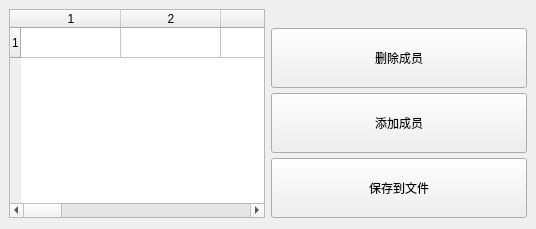
       <widget class="QWidget" name="goods">
        <layout class="QGridLayout" name="gridLayout_6" columnstretch="2,0,0,0">
         <property name="leftMargin">
          <number>9</number>
         </property>
         <property name="topMargin">
          <number>9</number>
         </property>
         <property name="rightMargin">
          <number>9</number>
         </property>
         <item row="0" column="3">
          <widget class="QWidget" name="widget" native="true">
           <property name="styleSheet">
            <string notr="true"/>
           </property>
           <layout class="QVBoxLayout" name="verticalLayout_5" stretch="0,0,0,0">
            <property name="spacing">
             <number>5</number>
            </property>
            <property name="leftMargin">
             <number>0</number>
            </property>
            <property name="topMargin">
             <number>0</number>
            </property>
            <property name="rightMargin">
             <number>0</number>
            </property>
            <property name="bottomMargin">
             <number>0</number>
            </property>
            <item>
             <layout class="QGridLayout" name="gridLayout_3">
              <property name="horizontalSpacing">
               <number>0</number>
              </property>
              <property name="verticalSpacing">
               <number>11</number>
              </property>
              <item row="0" column="0">
               <widget class="QLabel" name="label">
                <property name="styleSheet">
                 <string notr="true">image: url(:/图片6.png);</string>
                </property>
                <property name="text">
                 <string/>
                </property>
               </widget>
              </item>
             </layout>
            </item>
            <item>
             <widget class="PrimaryPushButton" name="pushButton_goods_del">
              <property name="minimumSize">
               <size>
                <width>256</width>
                <height>60</height>
               </size>
              </property>
              <property name="styleSheet">
               <string notr="true">PushButton, ToolButton, ToggleButton, ToggleToolButton {
	font: 15pt &quot;幼圆&quot;;
    color: black;
    background: rgba(255, 255, 255, 0.7);
    border: 1px solid rgba(0, 0, 0, 0.073);
    border-bottom: 1px solid rgba(0, 0, 0, 0.183);
    border-radius: 10px;
    /* font: 14px 'Segoe UI', 'Microsoft YaHei'; */
    padding: 5px 12px 6px 12px;
    outline: none;
}

ToolButton {
    padding: 5px 9px 6px 8px;
}

PushButton[isPlaceholderText=true] {
    color: rgba(0, 0, 0, 0.6063);
}

PushButton[hasIcon=false] {
    padding: 5px 12px 6px 12px;
}

PushButton[hasIcon=true] {
    padding: 5px 12px 6px 36px;
}

DropDownToolButton, PrimaryDropDownToolButton {
    padding: 5px 31px 6px 8px;
}

DropDownPushButton[hasIcon=false],
PrimaryDropDownPushButton[hasIcon=false] {
    padding: 5px 31px 6px 12px;
}

DropDownPushButton[hasIcon=true],
PrimaryDropDownPushButton[hasIcon=true] {
    padding: 5px 31px 6px 36px;
}

PushButton:hover, ToolButton:hover, ToggleButton:hover, ToggleToolButton:hover {
    background: rgba(249, 249, 249, 0.5);
}

PushButton:pressed, ToolButton:pressed, ToggleButton:pressed, ToggleToolButton:pressed {
    color: rgba(0, 0, 0, 0.63);
    background: rgba(249, 249, 249, 0.3);
    border-bottom: 1px solid rgba(0, 0, 0, 0.073);
}

PushButton:disabled, ToolButton:disabled, ToggleButton:disabled, ToggleToolButton:disabled {
    color: rgba(0, 0, 0, 0.36);
    background: rgba(249, 249, 249, 0.3);
    border: 1px solid rgba(0, 0, 0, 0.06);
    border-bottom: 1px solid rgba(0, 0, 0, 0.06);
}


PrimaryPushButton,
PrimaryToolButton,
ToggleButton:checked,
ToggleToolButton:checked {
    color: white;
    background-color: #5f9ea0;
    border: 1px solid #00a7b3;
    border-bottom: 1px solid #007780;
}

PrimaryPushButton:hover,
PrimaryToolButton:hover,
ToggleButton:checked:hover,
ToggleToolButton:checked:hover {
    background-color: #00a7b3;
    border: 1px solid #2daab3;
    border-bottom: 1px solid #007780;
}

PrimaryPushButton:pressed,
PrimaryToolButton:pressed,
ToggleButton:checked:pressed,
ToggleToolButton:checked:pressed {
    color: rgba(255, 255, 255, 0.63);
    background-color: #3eabb3;
    border: 1px solid #3eabb3;
}

PrimaryPushButton:disabled,
PrimaryToolButton:disabled,
ToggleButton:checked:disabled,
ToggleToolButton:checked:disabled {
    color: rgba(255, 255, 255, 0.9);
    background-color: rgb(205, 205, 205);
    border: 1px solid rgb(205, 205, 205);
}

SplitDropButton,
PrimarySplitDropButton {
    border-left: none;
    border-top-left-radius: 0;
    border-bottom-left-radius: 0;
}

#splitPushButton,
#splitToolButton,
#primarySplitPushButton,
#primarySplitToolButton {
    border-top-right-radius: 0;
    border-bottom-right-radius: 0;
}

#splitPushButton:pressed,
#splitToolButton:pressed,
SplitDropButton:pressed {
    border-bottom: 1px solid rgba(0, 0, 0, 0.183);
}

PrimarySplitDropButton:pressed {
    border-bottom: 1px solid #007780;
}

#primarySplitPushButton, #primarySplitToolButton {
    border-right: 1px solid #3eabb3;
}

#primarySplitPushButton:pressed, #primarySplitToolButton:pressed {
    border-bottom: 1px solid #007780;
}

HyperlinkButton {
    /* font: 14px 'Segoe UI', 'Microsoft YaHei'; */
    padding: 6px 12px 6px 12px;
    color: #5f9ea0;
    border: none;
    border-radius: 6px;
    background-color: transparent;
}

HyperlinkButton[hasIcon=false] {
    padding: 6px 12px 6px 12px;
}

HyperlinkButton[hasIcon=true] {
    padding: 6px 12px 6px 36px;
}

HyperlinkButton:hover {
    color: #5f9ea0;
    background-color: rgba(0, 0, 0, 10);
    border: none;
}

HyperlinkButton:pressed {
    color: #5f9ea0;
    background-color: rgba(0, 0, 0, 6);
    border: none;
}

HyperlinkButton:disabled {
    color: rgba(0, 0, 0, 0.43);
    background-color: transparent;
    border: none;
}


RadioButton {
    min-height: 24px;
    max-height: 24px;
    background-color: transparent;
    font: 14px 'Segoe UI', 'Microsoft YaHei', 'PingFang SC';
    color: black;
}

RadioButton::indicator {
    width: 18px;
    height: 18px;
    border-radius: 11px;
    border: 2px solid #999999;
    background-color: rgba(0, 0, 0, 5);
    margin-right: 4px;
}

RadioButton::indicator:hover {
    background-color: rgba(0, 0, 0, 0);
}

RadioButton::indicator:pressed {
    border: 2px solid #bbbbbb;
    background-color: qradialgradient(spread:pad, cx:0.5, cy:0.5, radius:0.5, fx:0.5, fy:0.5,
            stop:0 rgb(255, 255, 255),
            stop:0.5 rgb(255, 255, 255),
            stop:0.6 rgb(225, 224, 223),
            stop:1 rgb(225, 224, 223));
}

RadioButton::indicator:checked {
    height: 22px;
    width: 22px;
    border: none;
    border-radius: 11px;
    background-color: qradialgradient(spread:pad, cx:0.5, cy:0.5, radius:0.5, fx:0.5, fy:0.5,
            stop:0 rgb(255, 255, 255),
            stop:0.5 rgb(255, 255, 255),
            stop:0.6 #5f9ea0,
            stop:1 #5f9ea0);
}

RadioButton::indicator:checked:hover {
    background-color: qradialgradient(spread:pad, cx:0.5, cy:0.5, radius:0.5, fx:0.5, fy:0.5,
            stop:0 rgb(255, 255, 255),
            stop:0.6 rgb(255, 255, 255),
            stop:0.7 #5f9ea0,
            stop:1 #5f9ea0);
}

RadioButton::indicator:checked:pressed {
    background-color: qradialgradient(spread:pad, cx:0.5, cy:0.5, radius:0.5, fx:0.5, fy:0.5,
            stop:0 rgb(255, 255, 255),
            stop:0.5 rgb(255, 255, 255),
            stop:0.6 #5f9ea0,
            stop:1 #5f9ea0);
}

RadioButton:disabled {
    color: rgba(0, 0, 0, 110);
}

RadioButton::indicator:disabled {
    border: 2px solid #bbbbbb;
    background-color: transparent;
}

RadioButton::indicator:disabled:checked {
    border: none;
    background-color: qradialgradient(spread:pad, cx:0.5, cy:0.5, radius:0.5, fx:0.5, fy:0.5,
            stop:0 rgb(255, 255, 255),
            stop:0.5 rgb(255, 255, 255),
            stop:0.6 rgba(0, 0, 0, 0.2169),
            stop:1 rgba(0, 0, 0, 0.2169));
}

TransparentToolButton,
TransparentToggleToolButton,
TransparentDropDownToolButton,
TransparentPushButton,
TransparentDropDownPushButton,
TransparentTogglePushButton {
    background-color: transparent;
    border: none;
    border-radius: 5px;
    margin: 0;
}

TransparentToolButton:hover,
TransparentToggleToolButton:hover,
TransparentDropDownToolButton:hover,
TransparentPushButton:hover,
TransparentDropDownPushButton:hover,
TransparentTogglePushButton:hover {
    background-color: rgba(0, 0, 0, 9);
    border: none;
}

TransparentToolButton:pressed,
TransparentToggleToolButton:pressed,
TransparentDropDownToolButton:pressed,
TransparentPushButton:pressed,
TransparentDropDownPushButton:pressed,
TransparentTogglePushButton:pressed {
    background-color: rgba(0, 0, 0, 6);
    border: none;
}

TransparentToolButton:disabled,
TransparentToggleToolButton:disabled,
TransparentDropDownToolButton:disabled,
TransparentPushButton:disabled,
TransparentDropDownPushButton:disabled,
TransparentTogglePushButton:disabled {
    background-color: transparent;
    border: none;
}


PillPushButton,
PillPushButton:hover,
PillPushButton:pressed,
PillPushButton:disabled,
PillPushButton:checked,
PillPushButton:checked:hover,
PillPushButton:checked:pressed,
PillPushButton:disabled:checked,
PillToolButton,
PillToolButton:hover,
PillToolButton:pressed,
PillToolButton:disabled,
PillToolButton:checked,
PillToolButton:checked:hover,
PillToolButton:checked:pressed,
PillToolButton:disabled:checked {
    background-color: transparent;
    border: none;
}
</string>
              </property>
              <property name="text">
               <string>删除成员</string>
              </property>
             </widget>
            </item>
            <item>
             <widget class="PrimaryPushButton" name="pushButton_goods_add">
              <property name="minimumSize">
               <size>
                <width>256</width>
                <height>60</height>
               </size>
              </property>
              <property name="styleSheet">
               <string notr="true">PushButton, ToolButton, ToggleButton, ToggleToolButton {
	font: 15pt &quot;幼圆&quot;;
    color: black;
    background: rgba(255, 255, 255, 0.7);
    border: 1px solid rgba(0, 0, 0, 0.073);
    border-bottom: 1px solid rgba(0, 0, 0, 0.183);
    border-radius: 10px;
    /* font: 14px 'Segoe UI', 'Microsoft YaHei'; */
    padding: 5px 12px 6px 12px;
    outline: none;
}

ToolButton {
    padding: 5px 9px 6px 8px;
}

PushButton[isPlaceholderText=true] {
    color: rgba(0, 0, 0, 0.6063);
}

PushButton[hasIcon=false] {
    padding: 5px 12px 6px 12px;
}

PushButton[hasIcon=true] {
    padding: 5px 12px 6px 36px;
}

DropDownToolButton, PrimaryDropDownToolButton {
    padding: 5px 31px 6px 8px;
}

DropDownPushButton[hasIcon=false],
PrimaryDropDownPushButton[hasIcon=false] {
    padding: 5px 31px 6px 12px;
}

DropDownPushButton[hasIcon=true],
PrimaryDropDownPushButton[hasIcon=true] {
    padding: 5px 31px 6px 36px;
}

PushButton:hover, ToolButton:hover, ToggleButton:hover, ToggleToolButton:hover {
    background: rgba(249, 249, 249, 0.5);
}

PushButton:pressed, ToolButton:pressed, ToggleButton:pressed, ToggleToolButton:pressed {
    color: rgba(0, 0, 0, 0.63);
    background: rgba(249, 249, 249, 0.3);
    border-bottom: 1px solid rgba(0, 0, 0, 0.073);
}

PushButton:disabled, ToolButton:disabled, ToggleButton:disabled, ToggleToolButton:disabled {
    color: rgba(0, 0, 0, 0.36);
    background: rgba(249, 249, 249, 0.3);
    border: 1px solid rgba(0, 0, 0, 0.06);
    border-bottom: 1px solid rgba(0, 0, 0, 0.06);
}


PrimaryPushButton,
PrimaryToolButton,
ToggleButton:checked,
ToggleToolButton:checked {
    color: white;
    background-color: #5f9ea0;
    border: 1px solid #00a7b3;
    border-bottom: 1px solid #007780;
}

PrimaryPushButton:hover,
PrimaryToolButton:hover,
ToggleButton:checked:hover,
ToggleToolButton:checked:hover {
    background-color: #00a7b3;
    border: 1px solid #2daab3;
    border-bottom: 1px solid #007780;
}

PrimaryPushButton:pressed,
PrimaryToolButton:pressed,
ToggleButton:checked:pressed,
ToggleToolButton:checked:pressed {
    color: rgba(255, 255, 255, 0.63);
    background-color: #3eabb3;
    border: 1px solid #3eabb3;
}

PrimaryPushButton:disabled,
PrimaryToolButton:disabled,
ToggleButton:checked:disabled,
ToggleToolButton:checked:disabled {
    color: rgba(255, 255, 255, 0.9);
    background-color: rgb(205, 205, 205);
    border: 1px solid rgb(205, 205, 205);
}

SplitDropButton,
PrimarySplitDropButton {
    border-left: none;
    border-top-left-radius: 0;
    border-bottom-left-radius: 0;
}

#splitPushButton,
#splitToolButton,
#primarySplitPushButton,
#primarySplitToolButton {
    border-top-right-radius: 0;
    border-bottom-right-radius: 0;
}

#splitPushButton:pressed,
#splitToolButton:pressed,
SplitDropButton:pressed {
    border-bottom: 1px solid rgba(0, 0, 0, 0.183);
}

PrimarySplitDropButton:pressed {
    border-bottom: 1px solid #007780;
}

#primarySplitPushButton, #primarySplitToolButton {
    border-right: 1px solid #3eabb3;
}

#primarySplitPushButton:pressed, #primarySplitToolButton:pressed {
    border-bottom: 1px solid #007780;
}

HyperlinkButton {
    /* font: 14px 'Segoe UI', 'Microsoft YaHei'; */
    padding: 6px 12px 6px 12px;
    color: #5f9ea0;
    border: none;
    border-radius: 6px;
    background-color: transparent;
}

HyperlinkButton[hasIcon=false] {
    padding: 6px 12px 6px 12px;
}

HyperlinkButton[hasIcon=true] {
    padding: 6px 12px 6px 36px;
}

HyperlinkButton:hover {
    color: #5f9ea0;
    background-color: rgba(0, 0, 0, 10);
    border: none;
}

HyperlinkButton:pressed {
    color: #5f9ea0;
    background-color: rgba(0, 0, 0, 6);
    border: none;
}

HyperlinkButton:disabled {
    color: rgba(0, 0, 0, 0.43);
    background-color: transparent;
    border: none;
}


RadioButton {
    min-height: 24px;
    max-height: 24px;
    background-color: transparent;
    font: 14px 'Segoe UI', 'Microsoft YaHei', 'PingFang SC';
    color: black;
}

RadioButton::indicator {
    width: 18px;
    height: 18px;
    border-radius: 11px;
    border: 2px solid #999999;
    background-color: rgba(0, 0, 0, 5);
    margin-right: 4px;
}

RadioButton::indicator:hover {
    background-color: rgba(0, 0, 0, 0);
}

RadioButton::indicator:pressed {
    border: 2px solid #bbbbbb;
    background-color: qradialgradient(spread:pad, cx:0.5, cy:0.5, radius:0.5, fx:0.5, fy:0.5,
            stop:0 rgb(255, 255, 255),
            stop:0.5 rgb(255, 255, 255),
            stop:0.6 rgb(225, 224, 223),
            stop:1 rgb(225, 224, 223));
}

RadioButton::indicator:checked {
    height: 22px;
    width: 22px;
    border: none;
    border-radius: 11px;
    background-color: qradialgradient(spread:pad, cx:0.5, cy:0.5, radius:0.5, fx:0.5, fy:0.5,
            stop:0 rgb(255, 255, 255),
            stop:0.5 rgb(255, 255, 255),
            stop:0.6 #5f9ea0,
            stop:1 #5f9ea0);
}

RadioButton::indicator:checked:hover {
    background-color: qradialgradient(spread:pad, cx:0.5, cy:0.5, radius:0.5, fx:0.5, fy:0.5,
            stop:0 rgb(255, 255, 255),
            stop:0.6 rgb(255, 255, 255),
            stop:0.7 #5f9ea0,
            stop:1 #5f9ea0);
}

RadioButton::indicator:checked:pressed {
    background-color: qradialgradient(spread:pad, cx:0.5, cy:0.5, radius:0.5, fx:0.5, fy:0.5,
            stop:0 rgb(255, 255, 255),
            stop:0.5 rgb(255, 255, 255),
            stop:0.6 #5f9ea0,
            stop:1 #5f9ea0);
}

RadioButton:disabled {
    color: rgba(0, 0, 0, 110);
}

RadioButton::indicator:disabled {
    border: 2px solid #bbbbbb;
    background-color: transparent;
}

RadioButton::indicator:disabled:checked {
    border: none;
    background-color: qradialgradient(spread:pad, cx:0.5, cy:0.5, radius:0.5, fx:0.5, fy:0.5,
            stop:0 rgb(255, 255, 255),
            stop:0.5 rgb(255, 255, 255),
            stop:0.6 rgba(0, 0, 0, 0.2169),
            stop:1 rgba(0, 0, 0, 0.2169));
}

TransparentToolButton,
TransparentToggleToolButton,
TransparentDropDownToolButton,
TransparentPushButton,
TransparentDropDownPushButton,
TransparentTogglePushButton {
    background-color: transparent;
    border: none;
    border-radius: 5px;
    margin: 0;
}

TransparentToolButton:hover,
TransparentToggleToolButton:hover,
TransparentDropDownToolButton:hover,
TransparentPushButton:hover,
TransparentDropDownPushButton:hover,
TransparentTogglePushButton:hover {
    background-color: rgba(0, 0, 0, 9);
    border: none;
}

TransparentToolButton:pressed,
TransparentToggleToolButton:pressed,
TransparentDropDownToolButton:pressed,
TransparentPushButton:pressed,
TransparentDropDownPushButton:pressed,
TransparentTogglePushButton:pressed {
    background-color: rgba(0, 0, 0, 6);
    border: none;
}

TransparentToolButton:disabled,
TransparentToggleToolButton:disabled,
TransparentDropDownToolButton:disabled,
TransparentPushButton:disabled,
TransparentDropDownPushButton:disabled,
TransparentTogglePushButton:disabled {
    background-color: transparent;
    border: none;
}


PillPushButton,
PillPushButton:hover,
PillPushButton:pressed,
PillPushButton:disabled,
PillPushButton:checked,
PillPushButton:checked:hover,
PillPushButton:checked:pressed,
PillPushButton:disabled:checked,
PillToolButton,
PillToolButton:hover,
PillToolButton:pressed,
PillToolButton:disabled,
PillToolButton:checked,
PillToolButton:checked:hover,
PillToolButton:checked:pressed,
PillToolButton:disabled:checked {
    background-color: transparent;
    border: none;
}
</string>
              </property>
              <property name="text">
               <string>添加成员</string>
              </property>
             </widget>
            </item>
            <item>
             <widget class="PrimaryPushButton" name="pushButton_goods_export">
              <property name="minimumSize">
               <size>
                <width>256</width>
                <height>60</height>
               </size>
              </property>
              <property name="styleSheet">
               <string notr="true">PushButton, ToolButton, ToggleButton, ToggleToolButton {
	font: 15pt &quot;幼圆&quot;;
    color: black;
    background: rgba(255, 255, 255, 0.7);
    border: 1px solid rgba(0, 0, 0, 0.073);
    border-bottom: 1px solid rgba(0, 0, 0, 0.183);
    border-radius: 10px;
    /* font: 14px 'Segoe UI', 'Microsoft YaHei'; */
    padding: 5px 12px 6px 12px;
    outline: none;
}

ToolButton {
    padding: 5px 9px 6px 8px;
}

PushButton[isPlaceholderText=true] {
    color: rgba(0, 0, 0, 0.6063);
}

PushButton[hasIcon=false] {
    padding: 5px 12px 6px 12px;
}

PushButton[hasIcon=true] {
    padding: 5px 12px 6px 36px;
}

DropDownToolButton, PrimaryDropDownToolButton {
    padding: 5px 31px 6px 8px;
}

DropDownPushButton[hasIcon=false],
PrimaryDropDownPushButton[hasIcon=false] {
    padding: 5px 31px 6px 12px;
}

DropDownPushButton[hasIcon=true],
PrimaryDropDownPushButton[hasIcon=true] {
    padding: 5px 31px 6px 36px;
}

PushButton:hover, ToolButton:hover, ToggleButton:hover, ToggleToolButton:hover {
    background: rgba(249, 249, 249, 0.5);
}

PushButton:pressed, ToolButton:pressed, ToggleButton:pressed, ToggleToolButton:pressed {
    color: rgba(0, 0, 0, 0.63);
    background: rgba(249, 249, 249, 0.3);
    border-bottom: 1px solid rgba(0, 0, 0, 0.073);
}

PushButton:disabled, ToolButton:disabled, ToggleButton:disabled, ToggleToolButton:disabled {
    color: rgba(0, 0, 0, 0.36);
    background: rgba(249, 249, 249, 0.3);
    border: 1px solid rgba(0, 0, 0, 0.06);
    border-bottom: 1px solid rgba(0, 0, 0, 0.06);
}


PrimaryPushButton,
PrimaryToolButton,
ToggleButton:checked,
ToggleToolButton:checked {
    color: white;
    background-color: #5f9ea0;
    border: 1px solid #00a7b3;
    border-bottom: 1px solid #007780;
}

PrimaryPushButton:hover,
PrimaryToolButton:hover,
ToggleButton:checked:hover,
ToggleToolButton:checked:hover {
    background-color: #00a7b3;
    border: 1px solid #2daab3;
    border-bottom: 1px solid #007780;
}

PrimaryPushButton:pressed,
PrimaryToolButton:pressed,
ToggleButton:checked:pressed,
ToggleToolButton:checked:pressed {
    color: rgba(255, 255, 255, 0.63);
    background-color: #3eabb3;
    border: 1px solid #3eabb3;
}

PrimaryPushButton:disabled,
PrimaryToolButton:disabled,
ToggleButton:checked:disabled,
ToggleToolButton:checked:disabled {
    color: rgba(255, 255, 255, 0.9);
    background-color: rgb(205, 205, 205);
    border: 1px solid rgb(205, 205, 205);
}

SplitDropButton,
PrimarySplitDropButton {
    border-left: none;
    border-top-left-radius: 0;
    border-bottom-left-radius: 0;
}

#splitPushButton,
#splitToolButton,
#primarySplitPushButton,
#primarySplitToolButton {
    border-top-right-radius: 0;
    border-bottom-right-radius: 0;
}

#splitPushButton:pressed,
#splitToolButton:pressed,
SplitDropButton:pressed {
    border-bottom: 1px solid rgba(0, 0, 0, 0.183);
}

PrimarySplitDropButton:pressed {
    border-bottom: 1px solid #007780;
}

#primarySplitPushButton, #primarySplitToolButton {
    border-right: 1px solid #3eabb3;
}

#primarySplitPushButton:pressed, #primarySplitToolButton:pressed {
    border-bottom: 1px solid #007780;
}

HyperlinkButton {
    /* font: 14px 'Segoe UI', 'Microsoft YaHei'; */
    padding: 6px 12px 6px 12px;
    color: #5f9ea0;
    border: none;
    border-radius: 6px;
    background-color: transparent;
}

HyperlinkButton[hasIcon=false] {
    padding: 6px 12px 6px 12px;
}

HyperlinkButton[hasIcon=true] {
    padding: 6px 12px 6px 36px;
}

HyperlinkButton:hover {
    color: #5f9ea0;
    background-color: rgba(0, 0, 0, 10);
    border: none;
}

HyperlinkButton:pressed {
    color: #5f9ea0;
    background-color: rgba(0, 0, 0, 6);
    border: none;
}

HyperlinkButton:disabled {
    color: rgba(0, 0, 0, 0.43);
    background-color: transparent;
    border: none;
}


RadioButton {
    min-height: 24px;
    max-height: 24px;
    background-color: transparent;
    font: 14px 'Segoe UI', 'Microsoft YaHei', 'PingFang SC';
    color: black;
}

RadioButton::indicator {
    width: 18px;
    height: 18px;
    border-radius: 11px;
    border: 2px solid #999999;
    background-color: rgba(0, 0, 0, 5);
    margin-right: 4px;
}

RadioButton::indicator:hover {
    background-color: rgba(0, 0, 0, 0);
}

RadioButton::indicator:pressed {
    border: 2px solid #bbbbbb;
    background-color: qradialgradient(spread:pad, cx:0.5, cy:0.5, radius:0.5, fx:0.5, fy:0.5,
            stop:0 rgb(255, 255, 255),
            stop:0.5 rgb(255, 255, 255),
            stop:0.6 rgb(225, 224, 223),
            stop:1 rgb(225, 224, 223));
}

RadioButton::indicator:checked {
    height: 22px;
    width: 22px;
    border: none;
    border-radius: 11px;
    background-color: qradialgradient(spread:pad, cx:0.5, cy:0.5, radius:0.5, fx:0.5, fy:0.5,
            stop:0 rgb(255, 255, 255),
            stop:0.5 rgb(255, 255, 255),
            stop:0.6 #5f9ea0,
            stop:1 #5f9ea0);
}

RadioButton::indicator:checked:hover {
    background-color: qradialgradient(spread:pad, cx:0.5, cy:0.5, radius:0.5, fx:0.5, fy:0.5,
            stop:0 rgb(255, 255, 255),
            stop:0.6 rgb(255, 255, 255),
            stop:0.7 #5f9ea0,
            stop:1 #5f9ea0);
}

RadioButton::indicator:checked:pressed {
    background-color: qradialgradient(spread:pad, cx:0.5, cy:0.5, radius:0.5, fx:0.5, fy:0.5,
            stop:0 rgb(255, 255, 255),
            stop:0.5 rgb(255, 255, 255),
            stop:0.6 #5f9ea0,
            stop:1 #5f9ea0);
}

RadioButton:disabled {
    color: rgba(0, 0, 0, 110);
}

RadioButton::indicator:disabled {
    border: 2px solid #bbbbbb;
    background-color: transparent;
}

RadioButton::indicator:disabled:checked {
    border: none;
    background-color: qradialgradient(spread:pad, cx:0.5, cy:0.5, radius:0.5, fx:0.5, fy:0.5,
            stop:0 rgb(255, 255, 255),
            stop:0.5 rgb(255, 255, 255),
            stop:0.6 rgba(0, 0, 0, 0.2169),
            stop:1 rgba(0, 0, 0, 0.2169));
}

TransparentToolButton,
TransparentToggleToolButton,
TransparentDropDownToolButton,
TransparentPushButton,
TransparentDropDownPushButton,
TransparentTogglePushButton {
    background-color: transparent;
    border: none;
    border-radius: 5px;
    margin: 0;
}

TransparentToolButton:hover,
TransparentToggleToolButton:hover,
TransparentDropDownToolButton:hover,
TransparentPushButton:hover,
TransparentDropDownPushButton:hover,
TransparentTogglePushButton:hover {
    background-color: rgba(0, 0, 0, 9);
    border: none;
}

TransparentToolButton:pressed,
TransparentToggleToolButton:pressed,
TransparentDropDownToolButton:pressed,
TransparentPushButton:pressed,
TransparentDropDownPushButton:pressed,
TransparentTogglePushButton:pressed {
    background-color: rgba(0, 0, 0, 6);
    border: none;
}

TransparentToolButton:disabled,
TransparentToggleToolButton:disabled,
TransparentDropDownToolButton:disabled,
TransparentPushButton:disabled,
TransparentDropDownPushButton:disabled,
TransparentTogglePushButton:disabled {
    background-color: transparent;
    border: none;
}


PillPushButton,
PillPushButton:hover,
PillPushButton:pressed,
PillPushButton:disabled,
PillPushButton:checked,
PillPushButton:checked:hover,
PillPushButton:checked:pressed,
PillPushButton:disabled:checked,
PillToolButton,
PillToolButton:hover,
PillToolButton:pressed,
PillToolButton:disabled,
PillToolButton:checked,
PillToolButton:checked:hover,
PillToolButton:checked:pressed,
PillToolButton:disabled:checked {
    background-color: transparent;
    border: none;
}
</string>
              </property>
              <property name="text">
               <string>保存到文件</string>
              </property>
             </widget>
            </item>
           </layout>
          </widget>
         </item>
         <item row="0" column="0">
          <layout class="QVBoxLayout" name="verticalLayout_6">
           <item>
            <widget class="TableWidget" name="tableWidget_goods">
             <property name="selectionBehavior">
              <enum>QAbstractItemView::SelectItems</enum>
             </property>
             <property name="rowCount">
              <number>1</number>
             </property>
             <property name="columnCount">
              <number>12</number>
             </property>
             <row/>
             <column/>
             <column/>
             <column/>
             <column/>
             <column/>
             <column/>
             <column/>
             <column/>
             <column/>
             <column/>
             <column/>
             <column/>
            </widget>
           </item>
          </layout>
         </item>
        </layout>
       </widget>
